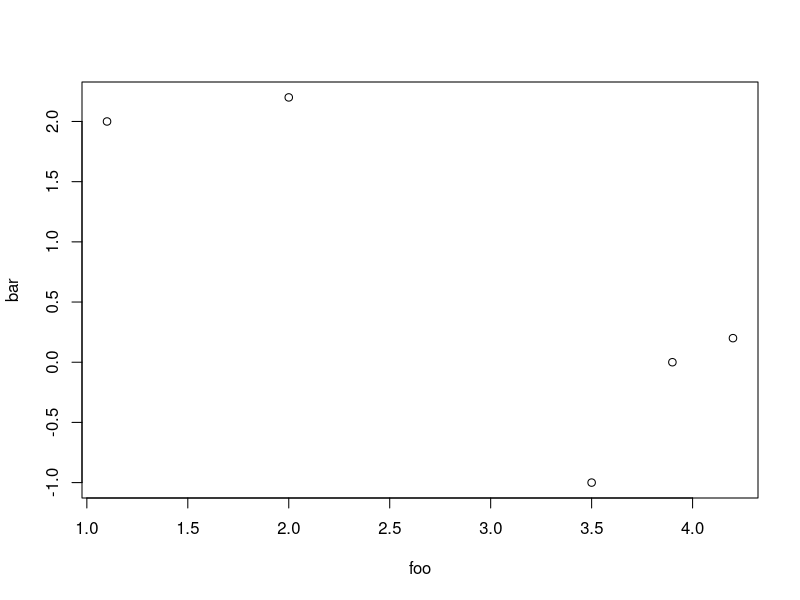
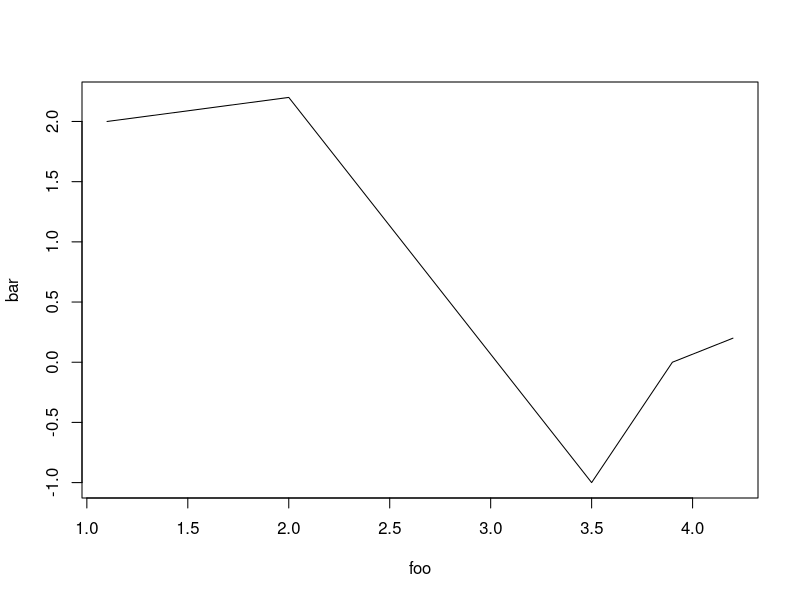
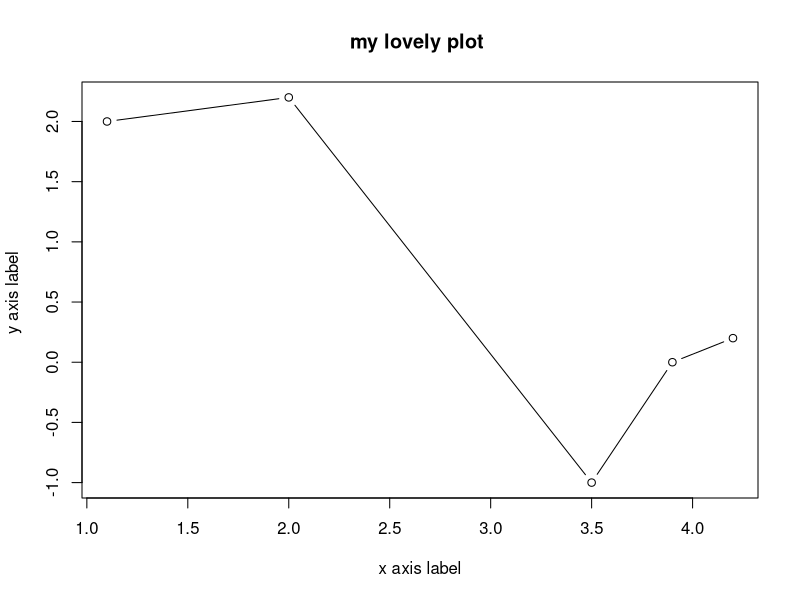
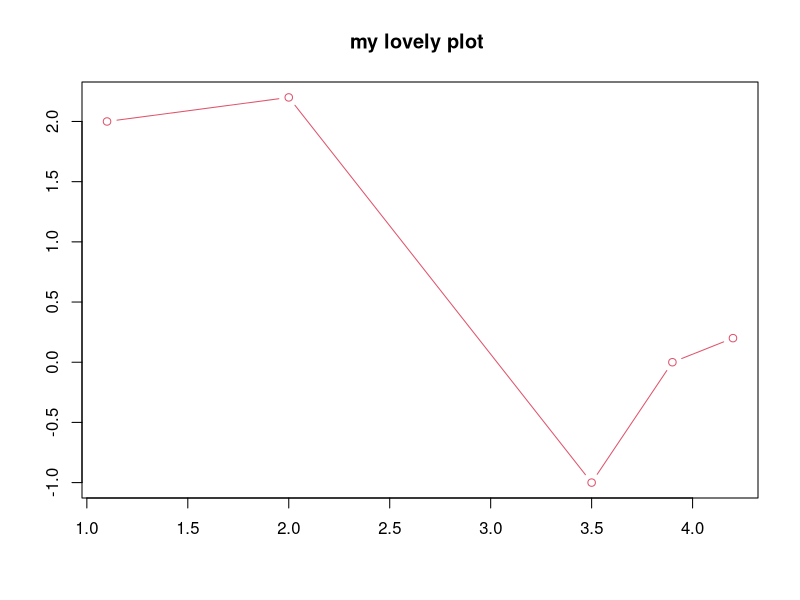
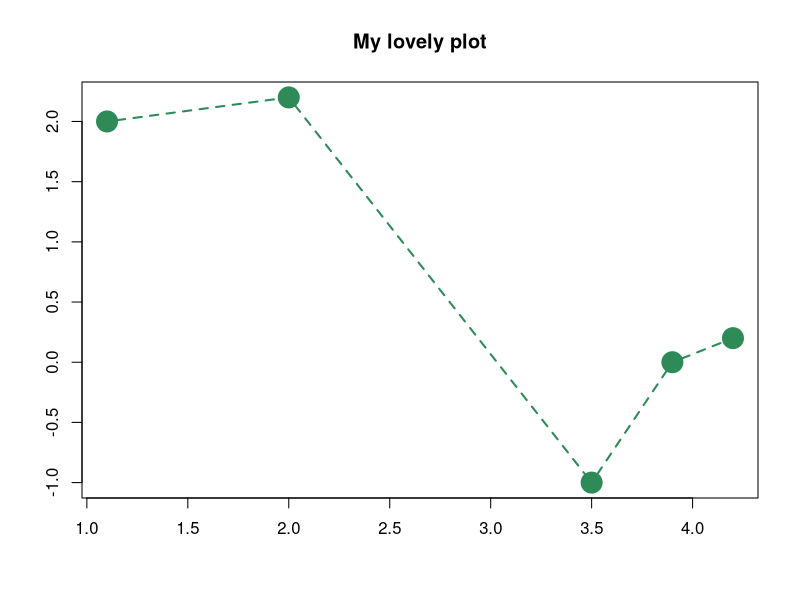
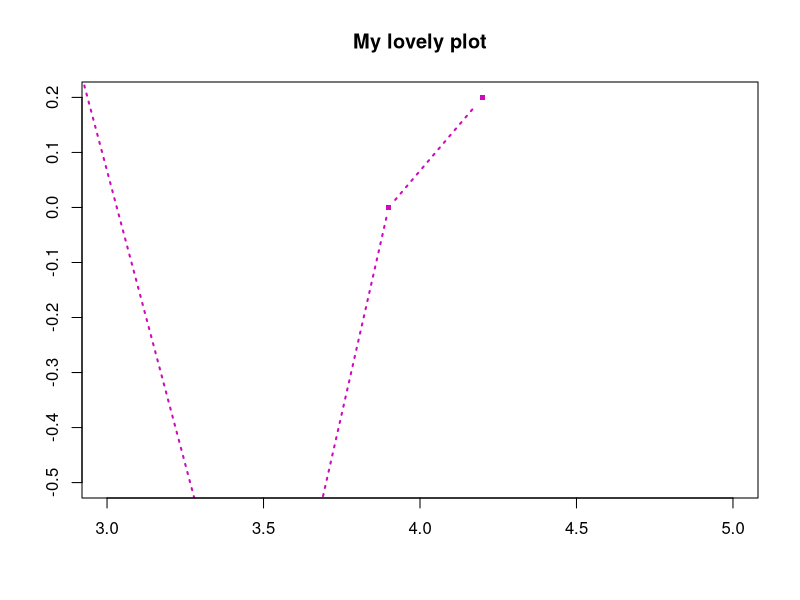
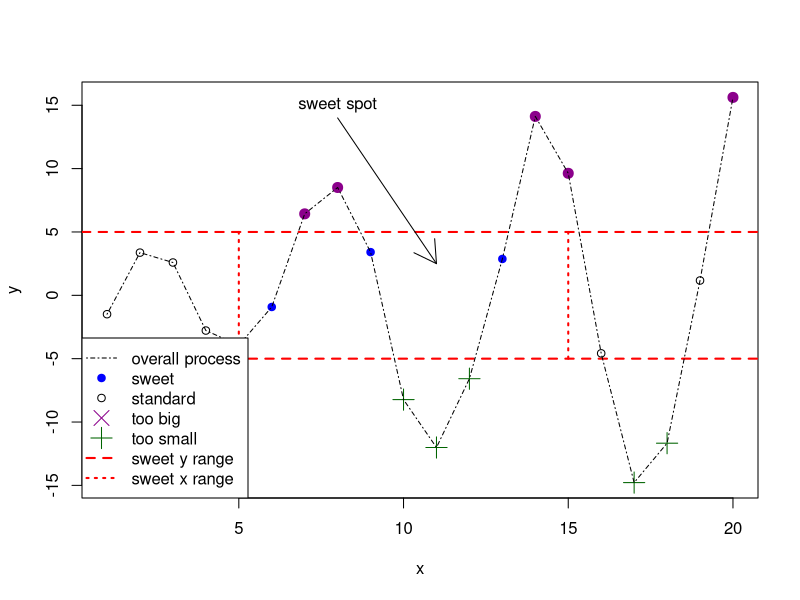

These charts were generated, in order, by the following R code:
foo<-c(1.1,2,3.5,3.9,4.2)
bar<-c(2,2.2,-1,0,0.2)
plot(foo,bar)
baz<-cbind(foo,bar)
baz
plot(foo,bar,type="l")
plot(foo,bar,type="b",main="my lovely plot ",xlab="x axis label",ylab="y axis label ")
plot(foo,bar,type="b",main="my lovely plot ",xlab="",ylab="",col=2)
plot(foo,bar,type="b",main="My lovely plot",xlab="",ylab="",col="seagreen4",pch=20,lwd=2,cex=4,lty=2)
     

plot(foo,bar,type="b",main="My lovely plot",xlab="",ylab="",
     col=6,pch=15,lty=3,cex=0.7,lwd=2,xlim=c(3,5),ylim=c(-0.5,0.2))




x <- 1:20
y <- c(-1.49,3.37,2.59,-2.78,-3.94,-0.92,6.43,8.51,3.41,-8.23,
          -12.01,-6.58,2.87,14.12,9.63,-4.58,-14.78,-11.67,1.17,15.62)
plot(x,y,type="n",main="")
abline(h=c(-5,5),col="red",lty=2,lwd=2)

segments(x0=c(5,15),y0=c(-5,-5),x1=c(5,15),y1=c(5,5),col="red",lty=3,
         lwd=2)
points(x[y>=5],y[y>=5],pch=20,col="darkmagenta",cex=2)
points(x[y<=-5],y[y<=-5],pch=3,col="darkgreen",cex=2)
points(x[(x>=5&x<=15)&(y>-5&y<5)],y[(x>=5&x<=15)&(y>-5&y<5)],pch=19,
       col="blue")
points(x[(x<5|x>15)&(y>-5&y<5)],y[(x<5|x>15)&(y>-5&y<5)])
lines(x,y,lty=4)

arrows(x0=8,y0=14,x1=11,y1=2.5)
text(x=8,y=15,labels="sweet spot")


legend("bottomleft",
       legend=c("overall process","sweet","standard",
                "too big","too small","sweet y range","sweet x range"),
       pch=c(NA,19,1,4,3,NA,NA),lty=c(4,NA,NA,NA,NA,2,3),
       col=c("black","blue","black","darkmagenta","darkgreen","red","red"),
       lwd=c(1,NA,NA,NA,NA,2,2),pt.cex=c(NA,1,1,2,2,NA,NA))
